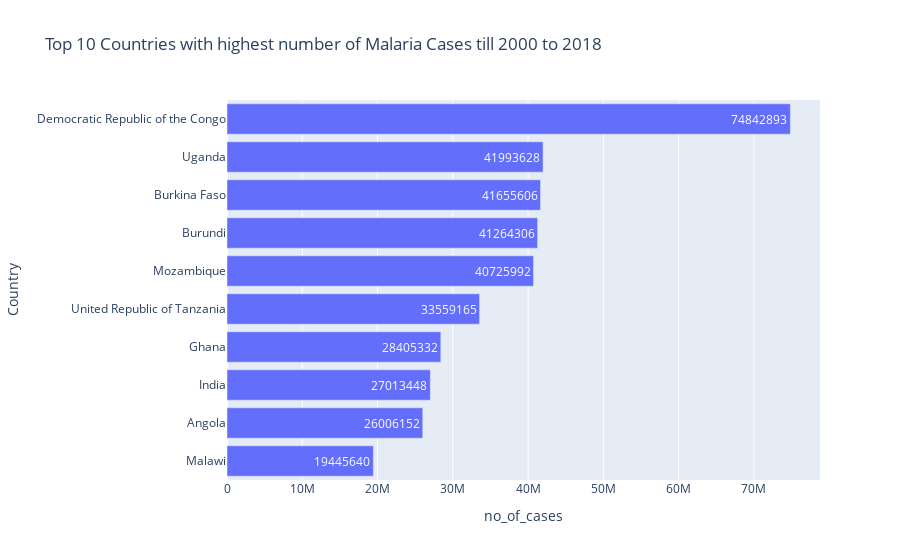

Here is the notebook cell this chart was saved with:
### Markdown cell above
After grouping the data, some insights are becoming clear. To make them even clearer, we will plot charts.

### Code cell
fig = px.bar(countries.sort_values("no_of_cases",ascending=False)[:10][::-1],
             x="no_of_cases",y ="Country",text="no_of_cases",
             title="Top 10 Countries with highest number of Malaria Cases till 2000 to 2018")
fig.show()

### Figure 1 — Plotly figure (JSON) as saved in the notebook; plotly's stock layout.template omitted (floating-point values rounded to 4 significant figures)
{"data": [{"alignmentgroup": "True", "hovertemplate": "no_of_cases=%{text}<br>Country=%{y}<extra></extra>", "legendgroup": "", "marker": {"color": "#636efa", "pattern": {"shape": ""}}, "name": "", "offsetgroup": "", "orientation": "h", "showlegend": false, "text": [19450000.0, 26010000.0, 27010000.0, 28410000.0, 33560000.0, 40730000.0, 41260000.0, 41660000.0, 41990000.0, 74840000.0], "textposition": "auto", "type": "bar", "x": [19445640, 26006152, 27013448, 28405332, 33559165, 40725992, 41264306, 41655606, 41993628, 74842893], "xaxis": "x", "y": ["Malawi", "Angola", "India", "Ghana", "United Republic of Tanzania", "Mozambique", "Burundi", "Burkina Faso", "Uganda", "Democratic Republic of the Congo"], "yaxis": "y"}], "layout": {"barmode": "relative", "legend": {"tracegroupgap": 0}, "title": {"text": "Top 10 Countries with highest number of Malaria Cases till 2000 to 2018"}, "xaxis": {"anchor": "y", "domain": [0.0, 1.0], "title": {"text": "no_of_cases"}}, "yaxis": {"anchor": "x", "domain": [0.0, 1.0], "title": {"text": "Country"}}}}
